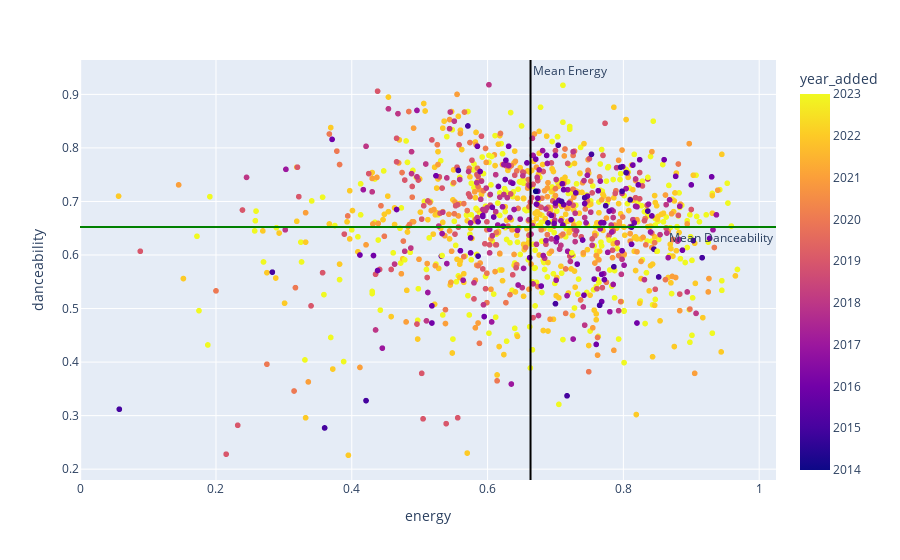

Write notebook code for a chart like this one.
### Code cell
fig = px.scatter(df, x="energy", y="danceability", color="year_added", hover_data=['name', 'artist'])
fig.add_hline(y=df['danceability'].mean(), line_color='green', annotation_text = "Mean Danceability", annotation_position = 'bottom right')
fig.add_vline(x=df['energy'].mean(), line_color='black', annotation_text = "Mean Energy", annotation_position = 'top right')
fig.show()

### Figure 1 — Plotly figure (JSON) as saved in the notebook; plotly's stock layout.template omitted (floating-point values rounded to 4 significant figures; data arrays with more than 128 entries replaced by an {"elided": "..."} marker saying what was removed)
{"data": [{"customdata": {"elided": "1149x2 str values"}, "hovertemplate": "energy=%{x}<br>danceability=%{y}<br>name=%{customdata[0]}<br>artist=%{customdata[1]}<br>year_added=%{marker.color}<extra></extra>", "legendgroup": "", "marker": {"color": {"elided": "1149 int values"}, "coloraxis": "coloraxis", "symbol": "circle"}, "mode": "markers", "name": "", "showlegend": false, "type": "scattergl", "x": {"elided": "1149 float values"}, "xaxis": "x", "y": {"elided": "1149 float values"}, "yaxis": "y"}], "layout": {"annotations": [{"showarrow": false, "text": "Mean Danceability", "x": 1, "xanchor": "right", "xref": "x domain", "y": 0.6523, "yanchor": "top", "yref": "y"}, {"showarrow": false, "text": "Mean Energy", "x": 0.6633, "xanchor": "left", "xref": "x", "y": 1, "yanchor": "top", "yref": "y domain"}], "coloraxis": {"colorbar": {"title": {"text": "year_added"}}, "colorscale": [[0, "#0d0887"], [0.1111, "#46039f"], [0.2222, "#7201a8"], [0.3333, "#9c179e"], [0.4444, "#bd3786"], [0.5556, "#d8576b"], [0.6667, "#ed7953"], [0.7778, "#fb9f3a"], [0.8889, "#fdca26"], [1, "#f0f921"]]}, "legend": {"tracegroupgap": 0}, "margin": {"t": 60}, "shapes": [{"line": {"color": "green"}, "type": "line", "x0": 0, "x1": 1, "xref": "x domain", "y0": 0.6523, "y1": 0.6523, "yref": "y"}, {"line": {"color": "black"}, "type": "line", "x0": 0.6633, "x1": 0.6633, "xref": "x", "y0": 0, "y1": 1, "yref": "y domain"}], "xaxis": {"anchor": "y", "domain": [0, 1], "title": {"text": "energy"}}, "yaxis": {"anchor": "x", "domain": [0, 1], "title": {"text": "danceability"}}}}
